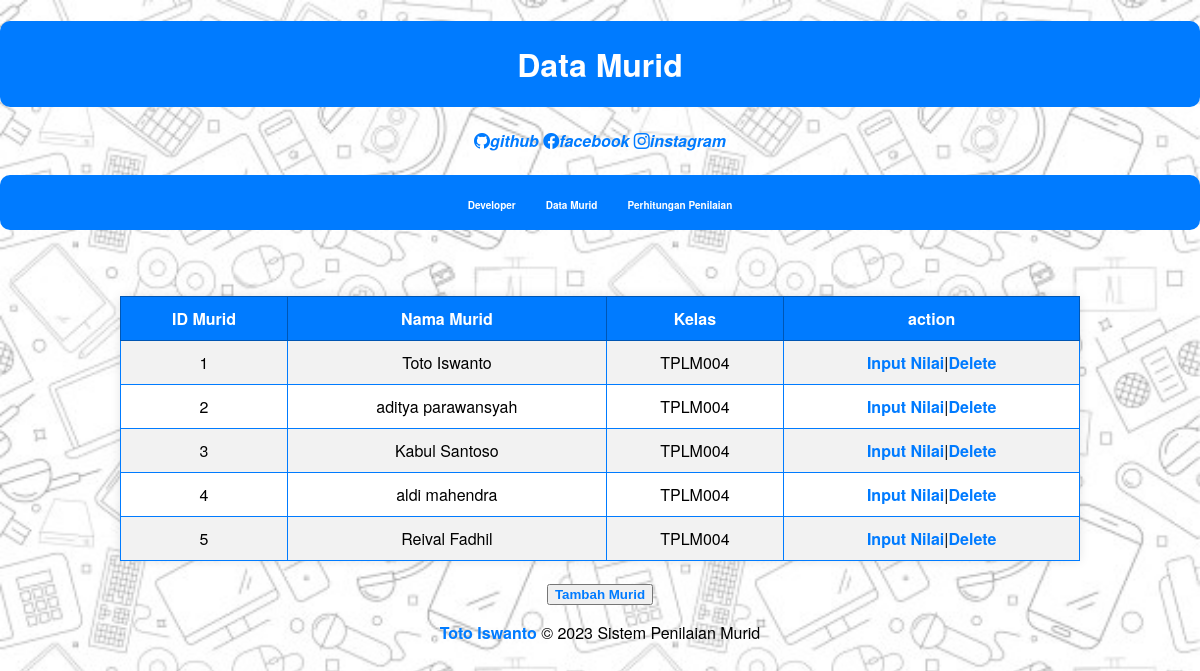
Screenshot of /murid.php with the database file from the repository.
### tables this page shows
CREATE TABLE `tabel_murid` (
  `id_matrik` int(11) NOT NULL,
  `nama` varchar(100) DEFAULT NULL,
  `kelas` varchar(50) DEFAULT NULL
);

### murid.php (the view, shortened to what this page needs)
<!DOCTYPE html>
<html>
<head>
    <link rel="stylesheet" type="text/css" href="assets/css/style.css">
</head>
<body>
    <h1>Data Murid</h1>
    <?php include 'includes/header.php'; ?>
    <?php
    include 'database.php';
    $sql = "SELECT * FROM tabel_murid";
    $result = $conn->query($sql);
    if ($result->num_rows > 0) {
        echo "<table>";
        echo "<tr><th>ID Murid</th><th>Nama Murid</th><th>Kelas</th><th>action</th></tr>";
        while ($row = $result->fetch_assoc()) {
            echo "<tr>";
            echo "<td>" . $row['id_matrik'] . "</td>";
            echo "<td>" . $row['nama'] . "</td>";
            echo "<td>" . $row['kelas'] . "</td>";
            echo "<td><a href='in_nilai.php?id=" . $row['id_matrik'] . "'>Input Nilai</a>|<a href='delet.php?id=" . $row['id_matrik'] . "'>Delete</a></td>";
            echo "</tr>";
        }
        echo "</table>";
    } else {
        echo "Tidak ada data murid yang ditemukan.";
    }
    ?>
    <center>
        <button><a href="input.php">Tambah Murid</a></button>
    </center>
    <center>
        <?php include 'includes/footer.php'; ?>
</body>
</html>

### assets/css/style.css (style rules this page uses)
body { font-family: 'Helvetica Neue', Arial, sans-serif; margin: 0; padding: 0; background-image: url('bg.png'); background-size: cover; background-repeat: no-repeat; background-attachment: fixed; }
h1 { text-align: center; background-color: #007BFF; color: #fff; padding: 20px; border-radius: 10px; transition: background-color 0.3s; }
table { width: 80%; margin: 20px auto; border-collapse: collapse; background-color: #fff; box-shadow: 0px 0px 10px rgba(0, 0, 0, 0.1); }
table, th, td { border: 1px solid #007BFF; }
table, th, td:hover { border-color: #0056b3; }
a { text-decoration: none; color: #007BFF; font-weight: bold; transition: color 0.3s; }
th { background-color: #007BFF; color: #fff; padding: 10px; text-align: center; }
td { padding: 10px; text-align: center; }
tr:nth-child(even) { background-color: #f2f2f2; }

### rows the page displays
tabel_murid: id_matrik "1", nama "Toto Iswanto", kelas "TPLM004"
tabel_murid: id_matrik "2", nama "aditya parawansyah", kelas "TPLM004"
tabel_murid: id_matrik "3", nama "Kabul Santoso", kelas "TPLM004"
tabel_murid: id_matrik "4", nama "aldi mahendra", kelas "TPLM004"
tabel_murid: id_matrik "5", nama "Reival Fadhil", kelas "TPLM004"
